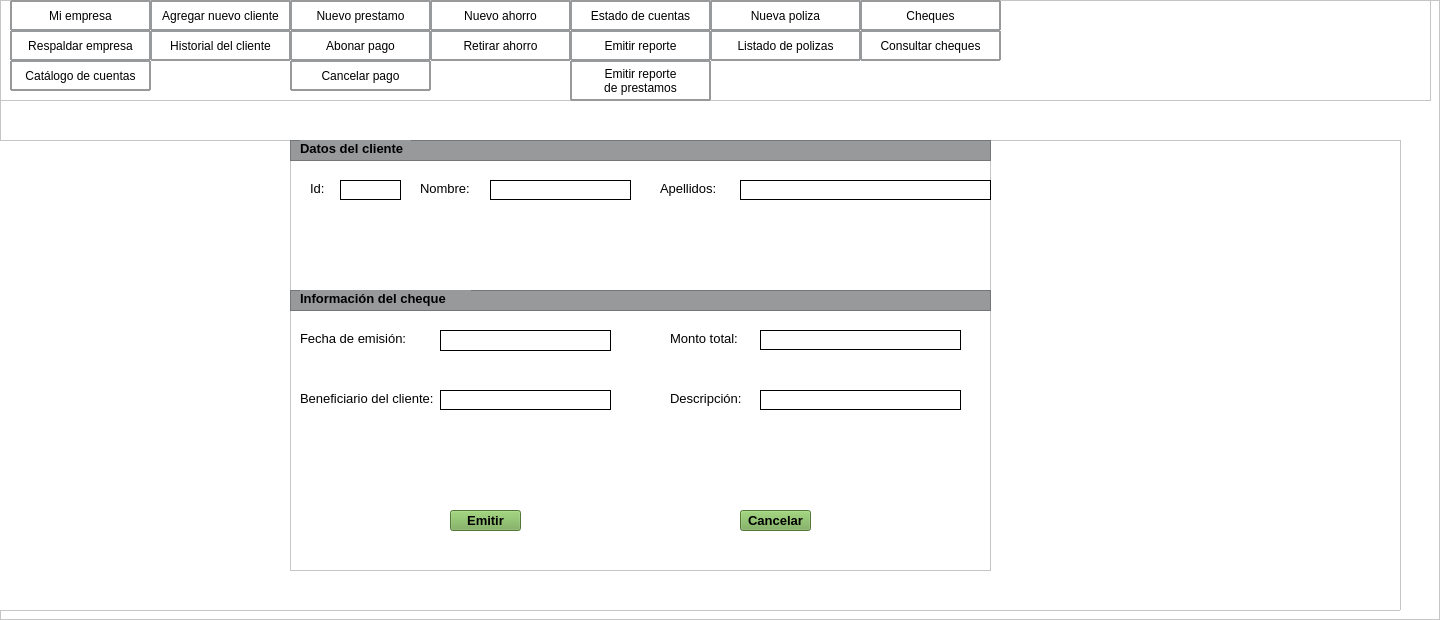
             <widget class="QFrame" name="contenido">
              <property name="styleSheet">
               <string notr="true">background-color: rgb(255, 255, 255);</string>
              </property>
              <property name="frameShape">
               <enum>QFrame::StyledPanel</enum>
              </property>
              <property name="frameShadow">
               <enum>QFrame::Raised</enum>
              </property>
              <widget class="QLabel" name="label_18">
               <property name="geometry">
                <rect>
                 <x>1000</x>
                 <y>10</y>
                 <width>251</width>
                 <height>51</height>
                </rect>
               </property>
               <property name="text">
                <string/>
               </property>
              </widget>
              <widget class="QFrame" name="frame">
               <property name="geometry">
                <rect>
                 <x>0</x>
                 <y>0</y>
                 <width>1431</width>
                 <height>101</height>
                </rect>
               </property>
               <property name="frameShape">
                <enum>QFrame::StyledPanel</enum>
               </property>
               <property name="frameShadow">
                <enum>QFrame::Raised</enum>
               </property>
               <widget class="QLabel" name="IngresaTitulo">
                <property name="geometry">
                 <rect>
                  <x>220</x>
                  <y>10</y>
                  <width>841</width>
                  <height>61</height>
                 </rect>
                </property>
                <property name="minimumSize">
                 <size>
                  <width>750</width>
                  <height>0</height>
                 </size>
                </property>
                <property name="maximumSize">
                 <size>
                  <width>1600</width>
                  <height>16777215</height>
                 </size>
                </property>
                <property name="font">
                 <font>
                  <pointsize>16</pointsize>
                 </font>
                </property>
                <property name="styleSheet">
                 <string notr="true"/>
                </property>
                <property name="text">
                 <string>&lt;html&gt;&lt;head/&gt;&lt;body&gt;&lt;p align=&quot;center&quot;&gt;&lt;span style=&quot; font-weight:700;&quot;&gt;Cheques&lt;/span&gt;&lt;/p&gt;&lt;/body&gt;&lt;/html&gt;</string>
                </property>
               </widget>
               <widget class="QLabel" name="label_10">
                <property name="geometry">
                 <rect>
                  <x>1200</x>
                  <y>10</y>
                  <width>80</width>
                  <height>80</height>
                 </rect>
                </property>
                <property name="minimumSize">
                 <size>
                  <width>80</width>
                  <height>80</height>
                 </size>
                </property>
                <property name="text">
                 <string/>
                </property>
                <property name="pixmap">
                 <pixmap resource="../imagenes/res.qrc">:/imagen/logobueno_preview_rev_1.png</pixmap>
                </property>
               </widget>
               <widget class="QPushButton" name="Catalogo">
                <property name="geometry">
                 <rect>
                  <x>10</x>
                  <y>60</y>
                  <width>141</width>
                  <height>31</height>
                 </rect>
                </property>
                <property name="styleSheet">
                 <string notr="true">border-style: solid;
border-width: 2px;
border-color: rgb(151, 153, 155);
border-radius: 1px;
</string>
                </property>
                <property name="text">
                 <string>Catálogo de cuentas</string>
                </property>
               </widget>
               <widget class="QPushButton" name="Respaldo">
                <property name="geometry">
                 <rect>
                  <x>10</x>
                  <y>30</y>
                  <width>141</width>
                  <height>31</height>
                 </rect>
                </property>
                <property name="styleSheet">
                 <string notr="true">border-style: solid;
border-width: 2px;
border-color: rgb(151, 153, 155);
border-radius: 1px;
</string>
                </property>
                <property name="text">
                 <string>Respaldar empresa</string>
                </property>
               </widget>
               <widget class="QPushButton" name="Mi_Empresa">
                <property name="geometry">
                 <rect>
                  <x>10</x>
                  <y>0</y>
                  <width>141</width>
                  <height>31</height>
                 </rect>
                </property>
                <property name="styleSheet">
                 <string notr="true">border-style: solid;
border-width: 2px;
border-color: rgb(151, 153, 155);
border-radius: 1px;
</string>
                </property>
                <property name="text">
                 <string>Mi empresa</string>
                </property>
               </widget>
               <widget class="QPushButton" name="Ahorro">
                <property name="geometry">
                 <rect>
                  <x>430</x>
                  <y>0</y>
                  <width>141</width>
                  <height>31</height>
                 </rect>
                </property>
                <property name="styleSheet">
                 <string notr="true">border-style: solid;
border-width: 2px;
border-color: rgb(151, 153, 155);
border-radius: 1px;
</string>
                </property>
                <property name="text">
                 <string>Nuevo ahorro</string>
                </property>
               </widget>
               <widget class="QPushButton" name="abonar">
                <property name="geometry">
                 <rect>
                  <x>290</x>
                  <y>30</y>
                  <width>141</width>
                  <height>31</height>
                 </rect>
                </property>
                <property name="styleSheet">
                 <string notr="true">border-style: solid;
border-width: 2px;
border-color: rgb(151, 153, 155);
border-radius: 1px;
</string>
                </property>
                <property name="text">
                 <string>Abonar pago</string>
                </property>
               </widget>
               <widget class="QPushButton" name="Reportes">
                <property name="geometry">
                 <rect>
                  <x>570</x>
                  <y>30</y>
                  <width>141</width>
                  <height>31</height>
                 </rect>
                </property>
                <property name="styleSheet">
                 <string notr="true">border-style: solid;
border-width: 2px;
border-color: rgb(151, 153, 155);
border-radius: 1px;
</string>
                </property>
                <property name="text">
                 <string>Emitir reporte</string>
                </property>
               </widget>
               <widget class="QPushButton" name="Polizas">
                <property name="geometry">
                 <rect>
                  <x>710</x>
                  <y>0</y>
                  <width>151</width>
                  <height>31</height>
                 </rect>
                </property>
                <property name="styleSheet">
                 <string notr="true">border-style: solid;
border-width: 2px;
border-color: rgb(151, 153, 155);
border-radius: 1px;
</string>
                </property>
                <property name="text">
                 <string>Nueva poliza</string>
                </property>
               </widget>
               <widget class="QPushButton" name="Historial">
                <property name="geometry">
                 <rect>
                  <x>150</x>
                  <y>30</y>
                  <width>141</width>
                  <height>31</height>
                 </rect>
                </property>
                <property name="styleSheet">
                 <string notr="true">border-style: solid;
border-width: 2px;
border-color: rgb(151, 153, 155);
border-radius: 1px;
</string>
                </property>
                <property name="text">
                 <string>Historial del cliente</string>
                </property>
               </widget>
               <widget class="QPushButton" name="Estado">
                <property name="geometry">
                 <rect>
                  <x>570</x>
                  <y>0</y>
                  <width>141</width>
                  <height>31</height>
                 </rect>
                </property>
                <property name="styleSheet">
                 <string notr="true">border-style: solid;
border-width: 2px;
border-color: rgb(151, 153, 155);
border-radius: 1px;
</string>
                </property>
                <property name="text">
                 <string>Estado de cuentas</string>
                </property>
               </widget>
               <widget class="QPushButton" name="cancelar">
                <property name="geometry">
                 <rect>
                  <x>290</x>
                  <y>60</y>
                  <width>141</width>
                  <height>31</height>
                 </rect>
                </property>
                <property name="styleSheet">
                 <string notr="true">border-style: solid;
border-width: 2px;
border-color: rgb(151, 153, 155);
border-radius: 1px;
</string>
                </property>
                <property name="text">
                 <string>Cancelar pago</string>
                </property>
               </widget>
               <widget class="QPushButton" name="Cliente">
                <property name="geometry">
                 <rect>
                  <x>150</x>
                  <y>0</y>
                  <width>141</width>
                  <height>31</height>
                 </rect>
                </property>
                <property name="styleSheet">
                 <string notr="true">border-style: solid;
border-width: 2px;
border-color: rgb(151, 153, 155);
border-radius: 1px;
</string>
                </property>
                <property name="text">
                 <string>Agregar nuevo cliente</string>
                </property>
               </widget>
               <widget class="QPushButton" name="Retirar">
                <property name="geometry">
                 <rect>
                  <x>430</x>
                  <y>30</y>
                  <width>141</width>
                  <height>31</height>
                 </rect>
                </property>
                <property name="styleSheet">
                 <string notr="true">border-style: solid;
border-width: 2px;
border-color: rgb(151, 153, 155);
border-radius: 1px;
</string>
                </property>
                <property name="text">
                 <string>Retirar ahorro</string>
                </property>
               </widget>
               <widget class="QPushButton" name="Cheques">
                <property name="geometry">
                 <rect>
                  <x>860</x>
                  <y>0</y>
                  <width>141</width>
                  <height>31</height>
                 </rect>
                </property>
                <property name="styleSheet">
                 <string notr="true">border-style: solid;
border-width: 2px;
border-color: rgb(151, 153, 155);
border-radius: 1px;
</string>
                </property>
                <property name="text">
                 <string>Cheques</string>
                </property>
               </widget>
               <widget class="QPushButton" name="Consulta_cheque">
                <property name="geometry">
                 <rect>
                  <x>860</x>
                  <y>30</y>
                  <width>141</width>
                  <height>31</height>
                 </rect>
                </property>
                <property name="styleSheet">
                 <string notr="true">border-style: solid;
border-width: 2px;
border-color: rgb(151, 153, 155);
border-radius: 1px;
</string>
                </property>
                <property name="text">
                 <string>Consultar cheques</string>
                </property>
               </widget>
               <widget class="QPushButton" name="Listado">
                <property name="geometry">
                 <rect>
                  <x>710</x>
                  <y>30</y>
                  <width>151</width>
                  <height>31</height>
                 </rect>
                </property>
                <property name="styleSheet">
                 <string notr="true">border-style: solid;
border-width: 2px;
border-color: rgb(151, 153, 155);
border-radius: 1px;
</string>
                </property>
                <property name="text">
                 <string>Listado de polizas</string>
                </property>
               </widget>
               <widget class="QPushButton" name="prestamo">
                <property name="geometry">
                 <rect>
                  <x>290</x>
                  <y>0</y>
                  <width>141</width>
                  <height>31</height>
                 </rect>
                </property>
                <property name="styleSheet">
                 <string notr="true">border-style: solid;
border-width: 2px;
border-color: rgb(151, 153, 155);
border-radius: 1px;
</string>
                </property>
                <property name="text">
                 <string>Nuevo prestamo</string>
                </property>
               </widget>
               <widget class="QPushButton" name="Reportes_2">
                <property name="geometry">
                 <rect>
                  <x>570</x>
                  <y>60</y>
                  <width>141</width>
                  <height>41</height>
                 </rect>
                </property>
                <property name="styleSheet">
                 <string notr="true">border-style: solid;
border-width: 2px;
border-color: rgb(151, 153, 155);
border-radius: 1px;
</string>
                </property>
                <property name="text">
                 <string>Emitir reporte 
de prestamos</string>
                </property>
               </widget>
              </widget>
              <widget class="QFrame" name="Desarrollo">
               <property name="geometry">
                <rect>
                 <x>-30</x>
                 <y>140</y>
                 <width>1431</width>
                 <height>471</height>
                </rect>
               </property>
               <property name="frameShape">
                <enum>QFrame::StyledPanel</enum>
               </property>
               <property name="frameShadow">
                <enum>QFrame::Raised</enum>
               </property>
               <widget class="QLabel" name="advertencia">
                <property name="geometry">
                 <rect>
                  <x>580</x>
                  <y>260</y>
                  <width>471</width>
                  <height>20</height>
                 </rect>
                </property>
                <property name="styleSheet">
                 <string notr="true">color: rgb(249, 66, 58);</string>
                </property>
                <property name="text">
                 <string>&lt;html&gt;&lt;head/&gt;&lt;body&gt;&lt;p align=&quot;center&quot;&gt;&lt;br/&gt;&lt;/p&gt;&lt;/body&gt;&lt;/html&gt;</string>
                </property>
               </widget>
               <widget class="QLabel" name="cuenta">
                <property name="geometry">
                 <rect>
                  <x>360</x>
                  <y>100</y>
                  <width>81</width>
                  <height>31</height>
                 </rect>
                </property>
                <property name="font">
                 <font>
                  <pointsize>12</pointsize>
                 </font>
                </property>
                <property name="text">
                 <string/>
                </property>
               </widget>
               <widget class="QLabel" name="fecha">
                <property name="geometry">
                 <rect>
                  <x>700</x>
                  <y>410</y>
                  <width>131</width>
                  <height>20</height>
                 </rect>
                </property>
                <property name="styleSheet">
                 <string notr="true">color: rgb(116, 170, 80);</string>
                </property>
                <property name="text">
                 <string/>
                </property>
               </widget>
               <widget class="QLabel" name="fecha_limite">
                <property name="geometry">
                 <rect>
                  <x>730</x>
                  <y>190</y>
                  <width>131</width>
                  <height>31</height>
                 </rect>
                </property>
                <property name="font">
                 <font>
                  <pointsize>12</pointsize>
                 </font>
                </property>
                <property name="text">
                 <string/>
                </property>
               </widget>
               <widget class="QLabel" name="nombre">
                <property name="geometry">
                 <rect>
                  <x>590</x>
                  <y>100</y>
                  <width>281</width>
                  <height>31</height>
                 </rect>
                </property>
                <property name="font">
                 <font>
                  <pointsize>12</pointsize>
                 </font>
                </property>
                <property name="text">
                 <string/>
                </property>
               </widget>
               <widget class="QLabel" name="fecha_registro">
                <property name="geometry">
                 <rect>
                  <x>760</x>
                  <y>220</y>
                  <width>131</width>
                  <height>31</height>
                 </rect>
                </property>
                <property name="font">
                 <font>
                  <pointsize>12</pointsize>
                 </font>
                </property>
                <property name="text">
                 <string/>
                </property>
               </widget>
               <widget class="QLabel" name="fecha_sig">
                <property name="geometry">
                 <rect>
                  <x>550</x>
                  <y>410</y>
                  <width>131</width>
                  <height>20</height>
                 </rect>
                </property>
                <property name="styleSheet">
                 <string notr="true">color: rgb(116, 170, 80);</string>
                </property>
                <property name="text">
                 <string/>
                </property>
               </widget>
               <widget class="QLabel" name="total_pag">
                <property name="geometry">
                 <rect>
                  <x>660</x>
                  <y>290</y>
                  <width>131</width>
                  <height>31</height>
                 </rect>
                </property>
                <property name="font">
                 <font>
                  <pointsize>12</pointsize>
                 </font>
                </property>
                <property name="text">
                 <string/>
                </property>
               </widget>
               <widget class="QLabel" name="realizo_pago">
                <property name="geometry">
                 <rect>
                  <x>290</x>
                  <y>380</y>
                  <width>551</width>
                  <height>20</height>
                 </rect>
                </property>
                <property name="styleSheet">
                 <string notr="true">color: rgb(116, 170, 80);</string>
                </property>
                <property name="text">
                 <string>&lt;html&gt;&lt;head/&gt;&lt;body&gt;&lt;p align=&quot;center&quot;&gt;&lt;br/&gt;&lt;/p&gt;&lt;/body&gt;&lt;/html&gt;</string>
                </property>
               </widget>
               <widget class="QFrame" name="frame_5">
                <property name="geometry">
                 <rect>
                  <x>320</x>
                  <y>20</y>
                  <width>701</width>
                  <height>411</height>
                 </rect>
                </property>
                <property name="frameShape">
                 <enum>QFrame::StyledPanel</enum>
                </property>
                <property name="frameShadow">
                 <enum>QFrame::Raised</enum>
                </property>
                <widget class="QFrame" name="primera_linea_7">
                 <property name="geometry">
                  <rect>
                   <x>0</x>
                   <y>130</y>
                   <width>701</width>
                   <height>21</height>
                  </rect>
                 </property>
                 <property name="styleSheet">
                  <string notr="true">background-color: rgb(151,153,155);
</string>
                 </property>
                 <property name="frameShape">
                  <enum>QFrame::StyledPanel</enum>
                 </property>
                 <property name="frameShadow">
                  <enum>QFrame::Raised</enum>
                 </property>
                 <widget class="QLabel" name="datos_cliente_7">
                  <property name="geometry">
                   <rect>
                    <x>10</x>
                    <y>0</y>
                    <width>171</width>
                    <height>16</height>
                   </rect>
                  </property>
                  <property name="font">
                   <font>
                    <pointsize>10</pointsize>
                    <bold>true</bold>
                   </font>
                  </property>
                  <property name="text">
                   <string>Información del cheque</string>
                  </property>
                 </widget>
                </widget>
                <widget class="QLabel" name="label_49">
                 <property name="geometry">
                  <rect>
                   <x>10</x>
                   <y>170</y>
                   <width>111</width>
                   <height>16</height>
                  </rect>
                 </property>
                 <property name="font">
                  <font>
                   <pointsize>10</pointsize>
                  </font>
                 </property>
                 <property name="text">
                  <string>Fecha de emisión:</string>
                 </property>
                </widget>
                <widget class="QLabel" name="label_50">
                 <property name="geometry">
                  <rect>
                   <x>380</x>
                   <y>170</y>
                   <width>71</width>
                   <height>16</height>
                  </rect>
                 </property>
                 <property name="font">
                  <font>
                   <pointsize>10</pointsize>
                  </font>
                 </property>
                 <property name="text">
                  <string>Monto total:</string>
                 </property>
                </widget>
                <widget class="QLineEdit" name="caja_monto_2">
                 <property name="geometry">
                  <rect>
                   <x>470</x>
                   <y>170</y>
                   <width>201</width>
                   <height>20</height>
                  </rect>
                 </property>
                 <property name="styleSheet">
                  <string notr="true">QLineEdit#caja_monto_2{border: 1px solid rgb(0,0,0);}</string>
                 </property>
                </widget>
                <widget class="QLabel" name="label_51">
                 <property name="geometry">
                  <rect>
                   <x>10</x>
                   <y>230</y>
                   <width>151</width>
                   <height>16</height>
                  </rect>
                 </property>
                 <property name="font">
                  <font>
                   <pointsize>10</pointsize>
                  </font>
                 </property>
                 <property name="text">
                  <string>Beneficiario del cliente:</string>
                 </property>
                </widget>
                <widget class="QLineEdit" name="caja_beneficiario_2">
                 <property name="geometry">
                  <rect>
                   <x>150</x>
                   <y>230</y>
                   <width>171</width>
                   <height>20</height>
                  </rect>
                 </property>
                 <property name="styleSheet">
                  <string notr="true">QLineEdit#caja_beneficiario_2{border: 1px solid rgb(0,0,0);}</string>
                 </property>
                </widget>
                <widget class="QLabel" name="label_52">
                 <property name="geometry">
                  <rect>
                   <x>380</x>
                   <y>230</y>
                   <width>81</width>
                   <height>16</height>
                  </rect>
                 </property>
                 <property name="font">
                  <font>
                   <pointsize>10</pointsize>
                  </font>
                 </property>
                 <property name="text">
                  <string>Descripción:</string>
                 </property>
                </widget>
                <widget class="QLineEdit" name="caja_descripcion_2">
                 <property name="geometry">
                  <rect>
                   <x>470</x>
                   <y>230</y>
                   <width>201</width>
                   <height>20</height>
                  </rect>
                 </property>
                 <property name="styleSheet">
                  <string notr="true">QLineEdit#caja_descripcion_2{border: 1px solid rgb(0,0,0);}</string>
                 </property>
                </widget>
                <widget class="QToolButton" name="boton_emitir_2">
                 <property name="geometry">
                  <rect>
                   <x>160</x>
                   <y>350</y>
                   <width>71</width>
                   <height>21</height>
                  </rect>
                 </property>
                 <property name="font">
                  <font>
                   <pointsize>10</pointsize>
                   <bold>true</bold>
                  </font>
                 </property>
                 <property name="styleSheet">
                  <string notr="true">background-color: rgb(116,170,80);</string>
                 </property>
                 <property name="text">
                  <string>Emitir</string>
                 </property>
                </widget>
                <widget class="QToolButton" name="boton_cancelar_2">
                 <property name="geometry">
                  <rect>
                   <x>450</x>
                   <y>350</y>
                   <width>71</width>
                   <height>21</height>
                  </rect>
                 </property>
                 <property name="font">
                  <font>
                   <pointsize>10</pointsize>
                   <bold>true</bold>
                  </font>
                 </property>
                 <property name="styleSheet">
                  <string notr="true">background-color: rgb(116,170,80);</string>
                 </property>
                 <property name="text">
                  <string>Cancelar</string>
                 </property>
                </widget>
                <widget class="QLineEdit" name="id_c">
                 <property name="geometry">
                  <rect>
                   <x>50</x>
                   <y>20</y>
                   <width>61</width>
                   <height>20</height>
                  </rect>
                 </property>
                 <property name="styleSheet">
                  <string notr="true">QLineEdit#id_c{border: 1px solid rgb(0,0,0);}</string>
                 </property>
                </widget>
                <widget class="QLineEdit" name="nombre_c">
                 <property name="geometry">
                  <rect>
                   <x>200</x>
                   <y>20</y>
                   <width>141</width>
                   <height>20</height>
                  </rect>
                 </property>
                 <property name="styleSheet">
                  <string notr="true">QLineEdit#nombre_c{border: 1px solid rgb(0,0,0);}</string>
                 </property>
                </widget>
                <widget class="QLineEdit" name="apellidos_c">
                 <property name="geometry">
                  <rect>
                   <x>450</x>
                   <y>20</y>
                   <width>251</width>
                   <height>20</height>
                  </rect>
                 </property>
                 <property name="styleSheet">
                  <string notr="true">QLineEdit#apellidos_c{border: 1px solid rgb(0,0,0);}</string>
                 </property>
                </widget>
                <widget class="QLabel" name="label_55">
                 <property name="geometry">
                  <rect>
                   <x>20</x>
                   <y>20</y>
                   <width>21</width>
                   <height>16</height>
                  </rect>
                 </property>
                 <property name="font">
                  <font>
                   <pointsize>10</pointsize>
                  </font>
                 </property>
                 <property name="text">
                  <string>Id:</string>
                 </property>
                </widget>
                <widget class="QLabel" name="label_56">
                 <property name="geometry">
                  <rect>
                   <x>130</x>
                   <y>20</y>
                   <width>61</width>
                   <height>16</height>
                  </rect>
                 </property>
                 <property name="font">
                  <font>
                   <pointsize>10</pointsize>
                  </font>
                 </property>
                 <property name="text">
                  <string>Nombre:</string>
                 </property>
                </widget>
                <widget class="QLabel" name="label_57">
                 <property name="geometry">
                  <rect>
                   <x>370</x>
                   <y>20</y>
                   <width>61</width>
                   <height>16</height>
                  </rect>
                 </property>
                 <property name="font">
                  <font>
                   <pointsize>10</pointsize>
                  </font>
                 </property>
                 <property name="text">
                  <string>Apellidos:</string>
                 </property>
                </widget>
                <widget class="QLabel" name="texto_error">
                 <property name="geometry">
                  <rect>
                   <x>20</x>
                   <y>270</y>
                   <width>421</width>
                   <height>32</height>
                  </rect>
                 </property>
                 <property name="minimumSize">
                  <size>
                   <width>250</width>
                   <height>0</height>
                  </size>
                 </property>
                 <property name="toolTip">
                  <string>&lt;html&gt;&lt;head/&gt;&lt;body&gt;&lt;p align=&quot;center&quot;&gt;&lt;br/&gt;&lt;/p&gt;&lt;/body&gt;&lt;/html&gt;</string>
                 </property>
                 <property name="whatsThis">
                  <string>&lt;html&gt;&lt;head/&gt;&lt;body&gt;&lt;p align=&quot;center&quot;&gt;&lt;br/&gt;&lt;/p&gt;&lt;/body&gt;&lt;/html&gt;</string>
                 </property>
                 <property name="styleSheet">
                  <string notr="true">color: rgb(48, 127, 226);
font: 10pt &quot;Arial&quot;;</string>
                 </property>
                 <property name="text">
                  <string>&lt;html&gt;&lt;head/&gt;&lt;body&gt;&lt;p align=&quot;center&quot;&gt;&lt;br/&gt;&lt;/p&gt;&lt;/body&gt;&lt;/html&gt;</string>
                 </property>
                </widget>
                <widget class="QLabel" name="fechaf">
                 <property name="geometry">
                  <rect>
                   <x>150</x>
                   <y>170</y>
                   <width>171</width>
                   <height>21</height>
                  </rect>
                 </property>
                 <property name="styleSheet">
                  <string notr="true">QLabel#fechaf{border: 1px solid rgb(0,0,0);}</string>
                 </property>
                 <property name="text">
                  <string/>
                 </property>
                </widget>
               </widget>
               <widget class="QFrame" name="primera_linea_3">
                <property name="geometry">
                 <rect>
                  <x>320</x>
                  <y>0</y>
                  <width>701</width>
                  <height>21</height>
                 </rect>
                </property>
                <property name="styleSheet">
                 <string notr="true">background-color: rgb(151,153,155);

</string>
                </property>
                <property name="frameShape">
                 <enum>QFrame::StyledPanel</enum>
                </property>
                <property name="frameShadow">
                 <enum>QFrame::Raised</enum>
                </property>
                <widget class="QLabel" name="datos_cliente_3">
                 <property name="geometry">
                  <rect>
                   <x>10</x>
                   <y>0</y>
                   <width>111</width>
                   <height>16</height>
                  </rect>
                 </property>
                 <property name="font">
                  <font>
                   <pointsize>10</pointsize>
                   <bold>true</bold>
                  </font>
                 </property>
                 <property name="text">
                  <string>Datos del cliente</string>
                 </property>
                </widget>
               </widget>
              </widget>
             </widget>
